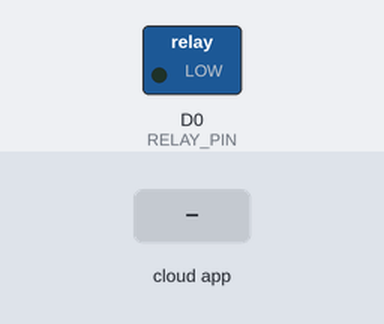
The sketch below on a simulated ESP8266 (NodeMCU). Shown: switched loads named in the sketch (green lamp = pin HIGH). The test bench sets the inputs (shaded band). WiFi joins after 1.5 s; servers stay silent unless stated; the Firebase database answers and starts empty; what the sketch prints to the serial monitor is not drawn.

Above: at 3.2 s.
3.3 s: the phone or cloud app sets bulbState to 1
At 4.3 s:
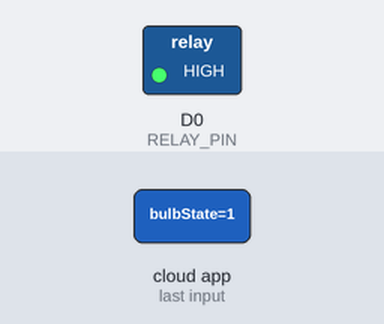
4.8 s: the phone or cloud app sets bulbState to 0
At 5.5 s:
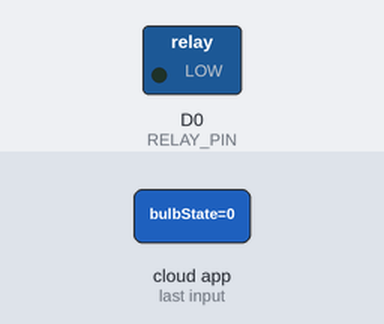
Timing chart, 0 to 7.8 s (numbered marks = the images above; inputs shaded):
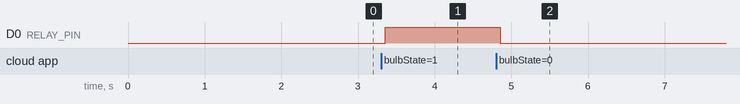

Measured:
- after the input at 3.3 s, D0 (RELAY_PIN): LOW → HIGH after 0.05 s
- after the input at 4.8 s, D0 (RELAY_PIN): HIGH → LOW after 0.06 s

The sketch:

RELAY.ino
```cpp
#include <ESP8266WiFi.h>
#include <FirebaseArduino.h>

#define FIREBASE_HOST "revamp1-7b80b-default-rtdb.firebaseio.com/" //Without http:// or https:// schemes
#define FIREBASE_AUTH "1EvC6Vj1GdEadXRePfIag9rsL4zncgfDcmmTL5NR"
#define ssid "NIET"
#define password "12345678"

int RELAY_PIN = D0;

void setup() {
  Serial.begin(9600);
  pinMode(RELAY_PIN, OUTPUT);

  WiFi.begin(ssid, password);

  while (WiFi.status() != WL_CONNECTED) {
    delay(1000);
    Serial.println("Connecting to WiFi...");
  }

  Serial.println("Connected to WiFi");

  Firebase.begin(FIREBASE_HOST, FIREBASE_AUTH);

  Serial.println("Connected to Firebase");
}

void loop() {
  int state = Firebase.getInt("bulbState");

  if (state == 1) {
    digitalWrite(RELAY_PIN, HIGH);
  } else {
    digitalWrite(RELAY_PIN, LOW);
  }
}
```
